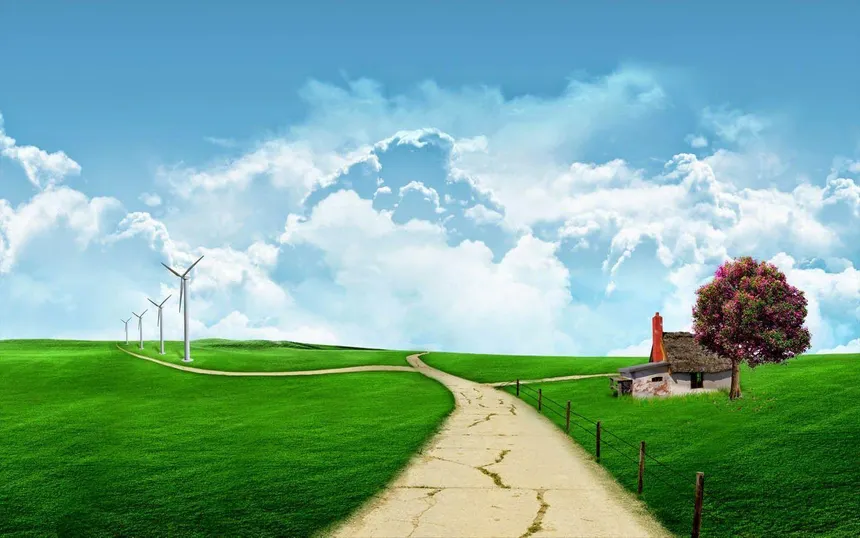
#> input picture wp3997619.webp, 860 x 538 px
$ python gambar.py
#> lines starting #> are read from the running program, lines starting #| are printed output that depends on the picture
import cv2
import numpy as np

img = cv2.imread("wp3997619.webp")
#> img is the input picture: shape (538, 860, 3); mean B, G, R 155.5, 170.1, 123

# Membuat gambar
red = np.zeros_like(img)
green = np.zeros_like(img)
blue = np.zeros_like(img)

# Filter
red[:, :, 2] = img[:, :, 2]
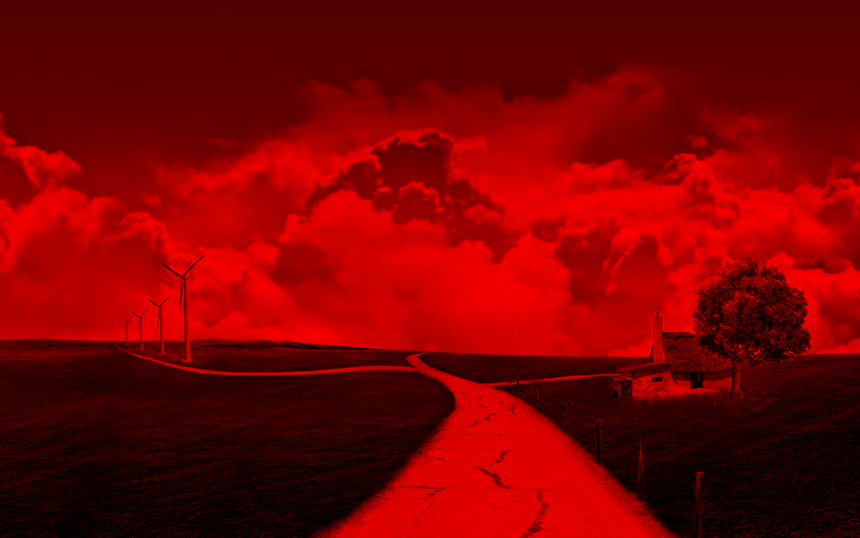
#> red: shape (538, 860, 3); mean B, G, R 0, 0, 123
green[:, :, 1] = img[:, :, 1]
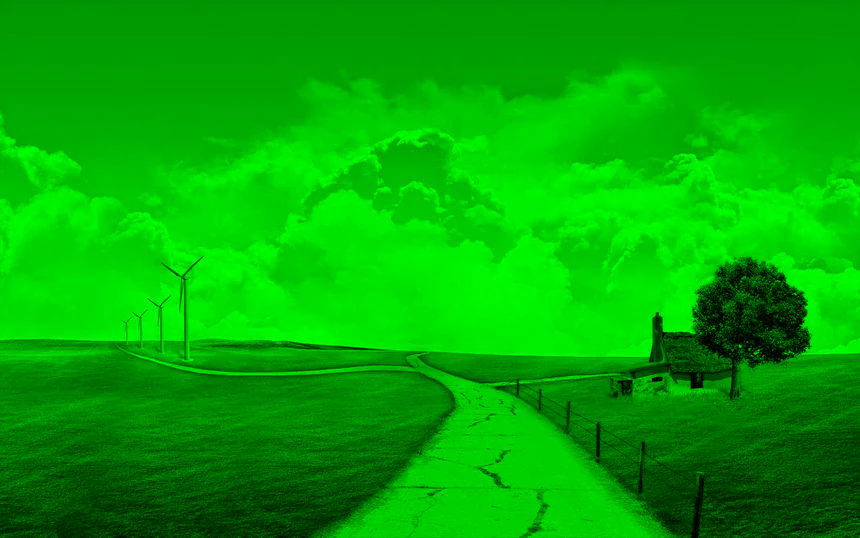
#> green: shape (538, 860, 3); mean B, G, R 0, 170.1, 0
blue[:, :, 0] = img[:, :, 0]
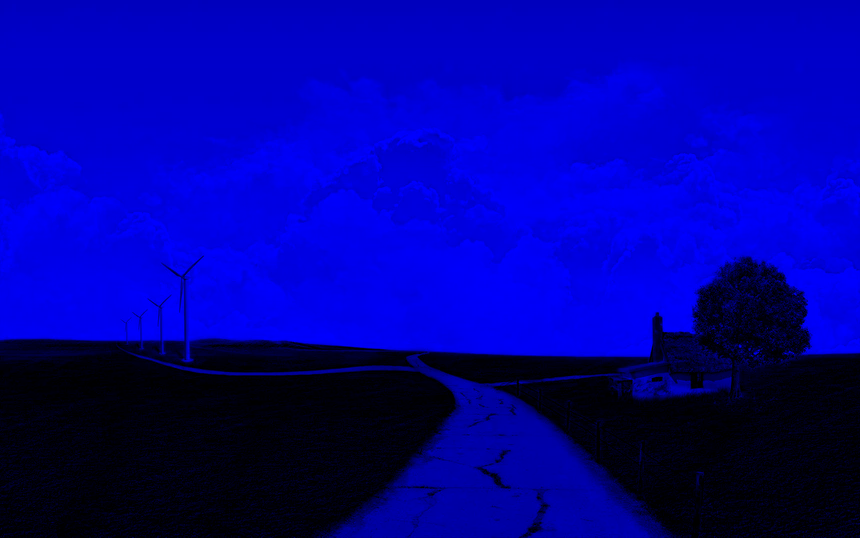
#> blue: shape (538, 860, 3); mean B, G, R 155.5, 0, 0

# Grayscale
gray = cv2.cvtColor(img, cv2.COLOR_BGR2GRAY)
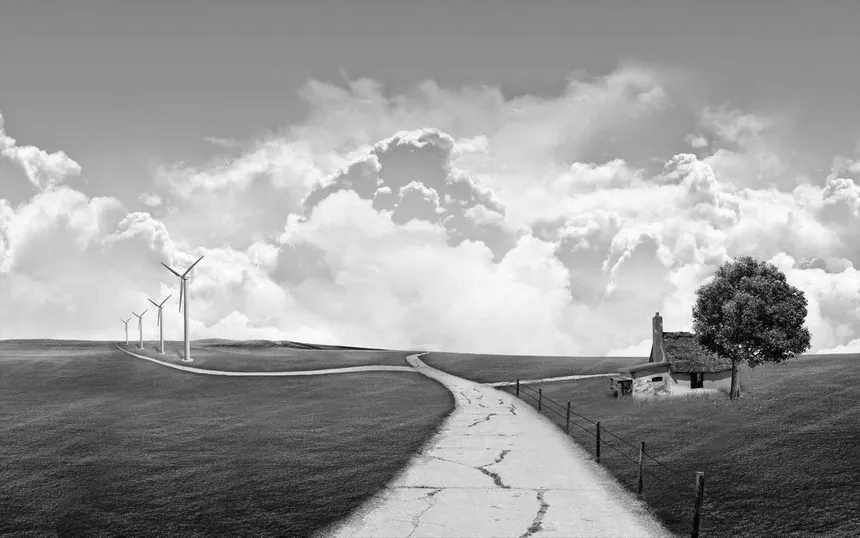
#> gray: shape (538, 860); min 0, max 255, mean 154.3

# hasil
cv2.imshow("Red", red)
cv2.imshow("Green", green)
cv2.imshow("Blue", blue)
cv2.imshow("Grayscale", gray)

cv2.waitKey(0)
cv2.destroyAllWindows()
